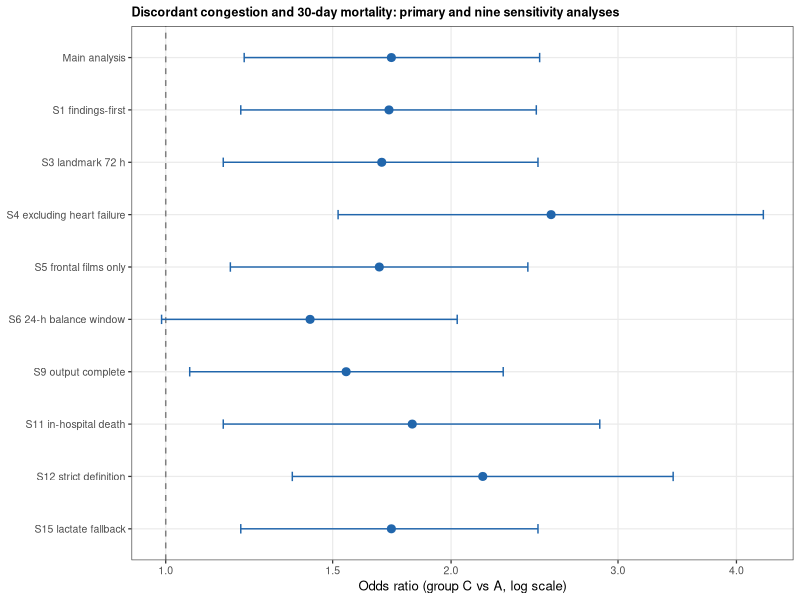
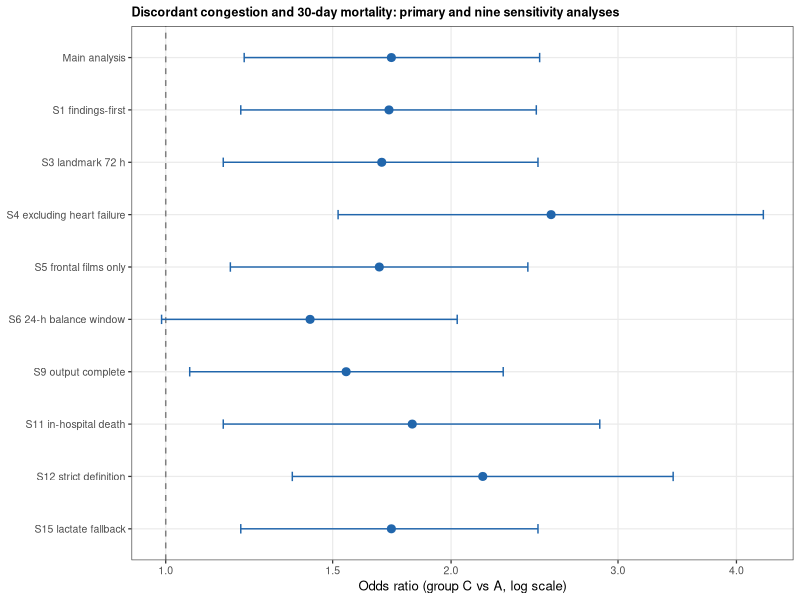
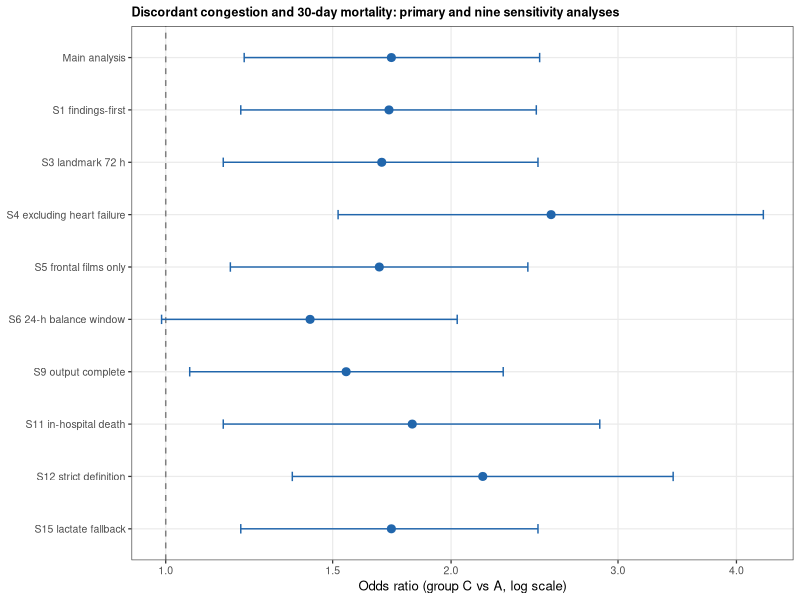

R code for these plots, in order:
setwd("F:/openclaw_workspace/CXR_congestion")
.libPaths(c("F:/openclaw_workspace/Rlibs", "F:/openclaw_workspace/R_lib", .libPaths()))
suppressPackageStartupMessages(library(ggplot2))

fr <- data.frame(
  label = c("Main analysis", "S1 findings-first", "S3 landmark 72 h",
            "S4 excluding heart failure", "S5 frontal films only",
            "S6 24-h balance window", "S9 output complete",
            "S11 in-hospital death", "S12 strict definition", "S15 lactate fallback"),
  OR  = c(1.73, 1.72, 1.69, 2.55, 1.68, 1.42, 1.55, 1.82, 2.16, 1.73),
  lcl = c(1.21, 1.20, 1.15, 1.52, 1.17, 0.99, 1.06, 1.15, 1.36, 1.20),
  ucl = c(2.48, 2.46, 2.47, 4.27, 2.41, 2.03, 2.27, 2.87, 3.43, 2.47))
fr$label <- factor(fr$label, levels = rev(fr$label))

p <- ggplot(fr, aes(OR, label)) +
  geom_vline(xintercept = 1, linetype = "dashed", colour = "grey50") +
  geom_errorbar(aes(xmin = lcl, xmax = ucl), width = 0.18, colour = "#2166ac") +
  geom_point(size = 2.4, colour = "#2166ac") +
  scale_x_log10(breaks = c(0.75, 1, 1.5, 2, 3, 4), labels = c("0.75", "1.0", "1.5", "2.0", "3.0", "4.0")) +
  labs(x = "Odds ratio (group C vs A, log scale)", y = NULL,
       title = "Discordant congestion and 30-day mortality: primary and nine sensitivity analyses") +
  theme_bw(base_size = 9.5) +
  theme(plot.title = element_text(size = 9, face = "bold"),
        panel.grid.minor = element_blank())
ggsave("v4/film/Fig4.pdf", p, width = 6.9, height = 4.2)
ggsave("v4/film/Fig4.png", p, width = 6.9, height = 4.2, dpi = 300)
ggsave("v4/film/Fig4.tiff", p, width = 6.9, height = 4.2, dpi = 600, device = "tiff", compression = "lzw")
cat("Fig4 written\n")
